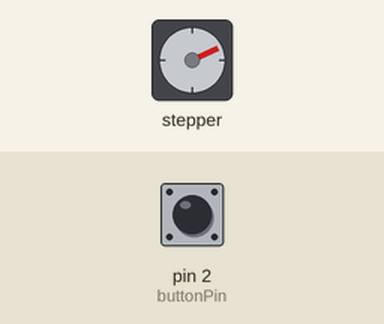
This sketch was run on a simulated Arduino Uno, built with avr-gcc and run on an emulated ATmega328P. Parts: stepper motor. Inputs (shaded band) come from the test bench; at power-on: pin 2 (buttonPin) HIGH. Stepper angles assume 2048 steps per turn; what the sketch prints to the serial monitor is not drawn.

Above: at 1.24 s.
1.3 s: pin 2 (buttonPin) pulled LOW for 3.2 s
At 4.96 s:
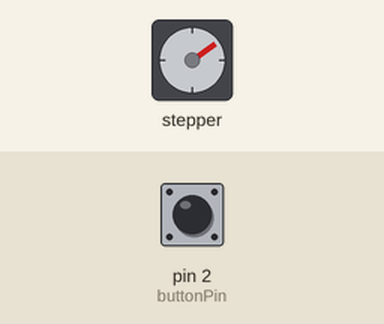
7.5 s: pin 2 (buttonPin) pulled LOW for 0.15 s
At 7.68 s:
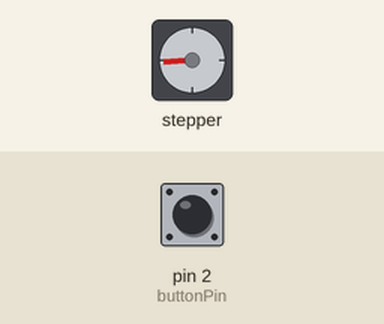
10.6 s: pin 2 (buttonPin) pulled LOW for 1 s
17.3 s: pin 2 (buttonPin) driven LOW
At 17.3 s:
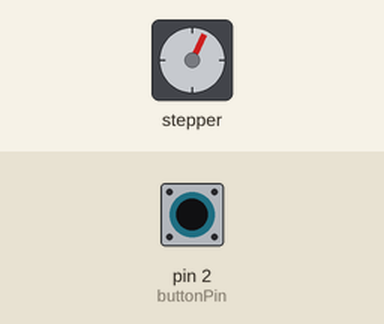
Timing chart, 0 to 20.3 s (numbered marks = the images above; inputs shaded):
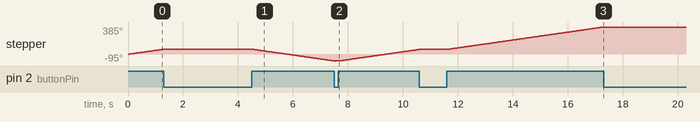

The sketch:

stepperMotorRotationSwitch.ino
```cpp
#include <Stepper.h>
int stepsPerRevolution = 2048;
int motSpeed = 10; //rpm
int direction = 1;
int dt = 100;
int buttonPin = 2;
int buttonValue;

Stepper myStepper(stepsPerRevolution, 8,10,9,11);

void setup() {
  Serial.begin(9600);
  pinMode(buttonPin, INPUT);
  digitalWrite(buttonPin, HIGH);
  myStepper.setSpeed(motSpeed);
}

void loop() {
  buttonValue = digitalRead(buttonPin);
  Serial.println(buttonValue);
  if(!buttonValue){
    Serial.println("new direction");
    if(direction == 1)  direction = -1;
    else  direction = 1;
  }

  myStepper.step(direction);
}
```

Measured:
- after the input at 17.3 s, stepper: stops changing and stays 385°
